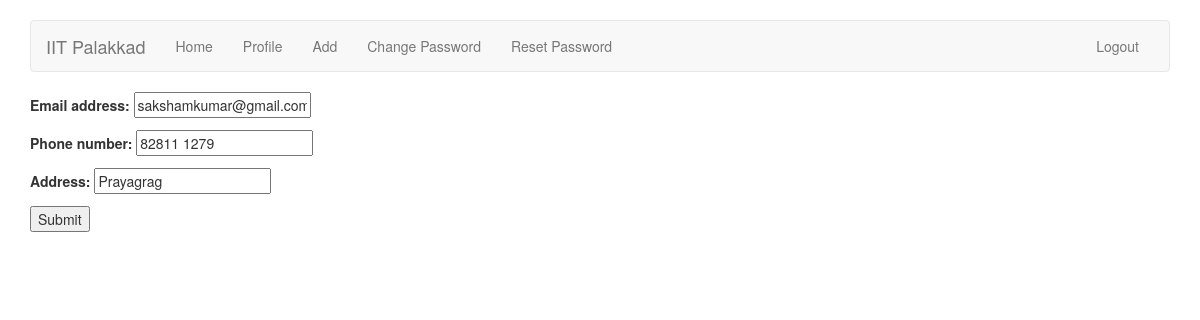
The page /accounts/profile/edit/ (signed in) on the database its author committed.
### accounts/models.py (models this page shows)
class User(AbstractUser):
    	TA = 1
    	TEACHER = 2
    	ADMIN = 3
    	ROLE_CHOICES = (
        	(TA, 'TA'),
        	(TEACHER, 'Teacher'),
        	(ADMIN, 'Admin'),
    	)
	role = models.PositiveSmallIntegerField(choices=ROLE_CHOICES, null=True, blank=True)

class TeacherProfile(models.Model):
	user = models.OneToOneField(User, unique=True, on_delete=models.CASCADE, null=True, related_name='teacher_profile')
	phone_number = models.CharField(max_length=10)
	address = models.CharField(max_length=100)

### accounts/views.py (the view)
def profile_edit(request):
	if request.method == 'POST':
		form = UserChangeForm(request.POST, instance=request.user)
		if request.user.role == 1:
			profile_form = TAProfileChangeForm(request.POST, instance=request.user.ta_profile)
		elif request.user.role == 2:
			profile_form = TAProfileChangeForm(request.POST, instance=request.user.teacher_profile)
		elif request.user.role == 3:
			profile_form = TAProfileChangeForm(request.POST, instance=request.user.admin_profile)
		if form.is_valid() and profile_form.is_valid():
			user_form = form.save()
			custom_form = profile_form.save(False)
            		custom_form.user = user_form
            		custom_form.save()
			return redirect('/accounts/profile/view')
	else:
		form = UserChangeForm(instance=request.user)
		if request.user.role == 1:
			profile_form = TAProfileChangeForm(instance=request.user.ta_profile)
		elif request.user.role == 2:
			profile_form = TeacherProfileChangeForm(instance=request.user.teacher_profile)
		elif request.user.role == 3:
			profile_form = AdminProfileChangeForm(instance=request.user.admin_profile)
		args = {'form': form, 'profile_form': profile_form}
		return render(request, 'accounts/profile_edit.html', args)

### accounts/forms.py
class UserChangeForm(ModelForm):
	class Meta:
		model = User
		fields = (
			'email',
		)

class TeacherProfileChangeForm(ModelForm):
	class Meta:
		model = TeacherProfile
		fields = (
			'phone_number',
			'address',
		)

### accounts/templates/accounts/profile_edit.html (shortened to what this page needs)
{% extends 'base.html' %}
{% block body %}
	<div class="container">
		<form method="post">
			{{ form.as_p }}
			{{ profile_form.as_p }}
			<button type="submit">Submit</button>
		</form>
	</div>
{% endblock %}

### rows shown on the page
User: email "sakshamkumar@gmail.com"
TeacherProfile: phone_number "82811 1279", address "Prayagrag"
